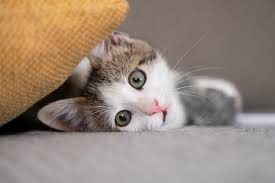
#> input picture image.png, 275 x 183 px, found by its file name
$ python selective_stylizer.py
#> lines starting #> are read from the running program, lines starting #| are printed output that depends on the picture; after the words box and inside, x2 and y2 are one past the last pixel; in counts of white or black regions, pixels touching at a corner belong together
# selective_stylizer.py
import cv2
import numpy as np
import argparse
import os

def apply_clahe_bgr(img):
    lab = cv2.cvtColor(img, cv2.COLOR_BGR2LAB)

    l, a, b = cv2.split(lab)
    clahe = cv2.createCLAHE(clipLimit=2.0, tileGridSize=(8,8))
    l2 = clahe.apply(l)
    lab2 = cv2.merge((l2, a, b))

    return cv2.cvtColor(lab2, cv2.COLOR_LAB2BGR)

def create_subject_mask(img, debug=False):
    h, w = img.shape[:2]
    gray = cv2.cvtColor(img, cv2.COLOR_BGR2GRAY)
    blur = cv2.GaussianBlur(gray, (7, 7), 0)
    _, th = cv2.threshold(blur, 0, 255, cv2.THRESH_BINARY + cv2.THRESH_OTSU)
    if np.sum(th == 255) < np.sum(th == 0):
        th = cv2.bitwise_not(th)
    kernel = cv2.getStructuringElement(cv2.MORPH_ELLIPSE, (15, 15))
    closed = cv2.morphologyEx(th, cv2.MORPH_CLOSE, kernel, iterations=2)
    opened = cv2.morphologyEx(closed, cv2.MORPH_OPEN, kernel, iterations=1)
    contours, _ = cv2.findContours(opened, cv2.RETR_EXTERNAL, cv2.CHAIN_APPROX_SIMPLE)
    mask = np.zeros((h, w), dtype=np.uint8)
    if contours:
        largest = max(contours, key=cv2.contourArea)
        cv2.drawContours(mask, [largest], -1, 255, -1)
    else:
        mask = opened
    kernel2 = cv2.getStructuringElement(cv2.MORPH_ELLIPSE, (25, 25))
    mask = cv2.dilate(mask, kernel2, iterations=1)
    mask_float = mask.astype(np.float32) / 255.0
    mask_blur = cv2.GaussianBlur(mask_float, (51, 51), 20)
    if debug:
        return mask, mask_blur
    return mask_blur

def stylize(img, alpha_mask, clahe_img, params):
    h, w = img.shape[:2]
    mask_uint8 = (alpha_mask * 255).astype(np.uint8)

    bilateral = cv2.bilateralFilter(img, d=params['bilateral_d'], sigmaColor=params['bilateral_sc'], sigmaSpace=params['bilateral_ss'])
    subject_smooth = cv2.bitwise_and(bilateral, bilateral, mask=mask_uint8)
    hsv = cv2.cvtColor(img, cv2.COLOR_BGR2HSV)
    h_ch, s_ch, v_ch = cv2.split(hsv)
    s_ch = (s_ch * params['bg_desat']).astype(np.uint8)
    hsv_desat = cv2.merge((h_ch, s_ch, v_ch))
    bg_desat = cv2.cvtColor(hsv_desat, cv2.COLOR_HSV2BGR)
    bg_blur = cv2.GaussianBlur(bg_desat, (params['bg_blur_k'], params['bg_blur_k']), params['bg_blur_sigma'])
    alpha_3c = np.dstack([alpha_mask]*3)
    composed = (subject_smooth.astype(np.float32) * alpha_3c + bg_blur.astype(np.float32) * (1.0 - alpha_3c)).astype(np.uint8)
    gray_enh = cv2.cvtColor(clahe_img, cv2.COLOR_BGR2GRAY)
    edges = cv2.Canny(gray_enh, params['canny_min'], params['canny_max'])
    if params['use_hough']:
        lines = cv2.HoughLinesP(edges, 1, np.pi/180, threshold=80, minLineLength=30, maxLineGap=10)
        if lines is not None:
            for x1, y1, x2, y2 in lines[:,0]:
                cv2.line(edges, (x1,y1), (x2,y2), 255, 1)
    kernel = cv2.getStructuringElement(cv2.MORPH_ELLIPSE, (3,3))
    edges_dil = cv2.dilate(edges, kernel, iterations=1)
    edges_subject = cv2.bitwise_and(edges_dil, mask_uint8)
    edges_col = cv2.cvtColor(edges_subject, cv2.COLOR_GRAY2BGR)
    edges_col = (edges_col // 255) * np.array(params['edge_color'], dtype=np.uint8)
    edge_mask_f = (edges_subject.astype(np.float32) / 255.0)[:,:,None]
    final = (composed.astype(np.float32) * (1.0 - edge_mask_f) + edges_col.astype(np.float32) * edge_mask_f).astype(np.uint8)
    final_hsv = cv2.cvtColor(final, cv2.COLOR_BGR2HSV).astype(np.float32)
    h2, s2, v2 = cv2.split(final_hsv)
    s2 = np.clip(s2 * (1.0 + params['subject_vibrance']), 0, 255)
    final_hsv = cv2.merge((h2, s2, v2)).astype(np.uint8)
    final_vibrant = cv2.cvtColor(final_hsv, cv2.COLOR_HSV2BGR)
    final_out = (subject_smooth.astype(np.float32) * alpha_3c + final_vibrant.astype(np.float32) * (1.0 - alpha_3c)).astype(np.uint8)
    return final_out, mask_uint8, edges_subject

def make_montage(original, mask_uint8, enhanced, final, max_width=1600):
    mask_color = cv2.addWeighted(original, 0.6, np.dstack([mask_uint8, np.zeros_like(mask_uint8), np.zeros_like(mask_uint8)]), 0.4, 0)
    h, w = original.shape[:2]
    imgs = [original, mask_color, enhanced, final]
    imgs_resized = [cv2.resize(im, (w, h)) for im in imgs]
    row = np.hstack(imgs_resized)
    if row.shape[1] > max_width:
        scale = max_width / row.shape[1]
        row = cv2.resize(row, (int(row.shape[1] * scale), int(row.shape[0] * scale)))
    return row

def parse_args():
    ap = argparse.ArgumentParser()
    ap.add_argument("--input", "-i", required=False, default="image.jpg", help="input image path")
    ap.add_argument("--output", "-o", required=False, default="stylized_result.jpg", help="output path")
    return vars(ap.parse_args())

def main():
    args = parse_args()
    img_path = r'C:\Users\musaq\OneDrive\Desktop\Intership - G35 Python\Intership - Training\OpenCV_MiniProject_09-09\image.png'
    out_path = args['output']
    if not os.path.exists(img_path):
        print(f"[ERROR] Input not found: {img_path}")
        return
    img = cv2.imread(img_path)
#> img is the input picture: shape (183, 275, 3); mean B, G, R 121.9, 134.3, 150.9
    if img is None:
        print("[ERROR] Could not read image.")
        return
    max_dim = 1200
    h, w = img.shape[:2]
#> h = 183; w = 275
    scale = 1.0
    if max(h, w) > max_dim:
        scale = max_dim / max(h, w)
        img = cv2.resize(img, (int(w*scale), int(h*scale)), interpolation=cv2.INTER_AREA)
    enhanced = apply_clahe_bgr(img)
#> in apply_clahe_bgr, `lab = cv2.cvtColor(img, cv2.COLOR_BGR2LAB)`: lab: shape (183, 275, 3); mean of channels 0, 1, 2 145.1, 132.8, 137.2
#> in apply_clahe_bgr, `l, a, b = cv2.split(lab)`:
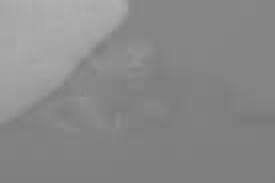
#> b: shape (183, 275); min 121, max 177, mean 137.2
#> in apply_clahe_bgr, `lab2 = cv2.merge((l2, a, b))`: lab2: shape (183, 275, 3); mean of channels 0, 1, 2 146.6, 132.8, 137.2
    alpha_mask = create_subject_mask(enhanced)
#> in create_subject_mask, `_, th = cv2.threshold(blur, 0, 255, cv2.THRESH_BINARY + cv2.THRESH_OTSU)`:
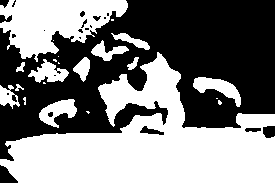
#> th: shape (183, 275); 50.1% white; 22 black regions (11 under 20 px), largest, box (x1, y1, x2, y2) and area: (0, 0, 275, 161) 24339, (0, 165, 18, 183) 196, (263, 126, 275, 138) 127
#> in create_subject_mask, `closed = cv2.morphologyEx(th, cv2.MORPH_CLOSE, kernel, iterations=2)`:
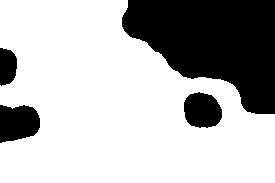
#> closed: shape (183, 275); 71.5% white; 4 black regions, box (x1, y1, x2, y2) and area: (122, 0, 275, 114) 11504, (0, 105, 40, 143) 1236, (184, 92, 222, 128) 1082, (0, 48, 17, 86) 532
#> in create_subject_mask, `opened = cv2.morphologyEx(closed, cv2.MORPH_OPEN, kernel, iterations=1)`: opened: shape (183, 275); 71.5% white; 4 black regions
#> in create_subject_mask, `contours, _ = cv2.findContours(opened, cv2.RETR_EXTERNAL, cv2.CHAIN_AP..`: contours = 1 contour; box (x1, y1, x2, y2) and area: (0, 0, 275, 183) 36587
#> in create_subject_mask, `largest = max(contours, key=cv2.contourArea)`: largest = contour of 155 points, box (x1, y1, x2, y2) (0, 0, 275, 183), area 36587
#> in create_subject_mask, `cv2.drawContours(mask, [largest], -1, 255, -1)`: mask: shape (183, 275); 73.6% white; 3 black regions, box (x1, y1, x2, y2) and area: (122, 0, 275, 114) 11508, (0, 105, 40, 143) 1237, (0, 48, 17, 86) 532
#> in create_subject_mask, `mask = cv2.dilate(mask, kernel2, iterations=1)`: mask: shape (183, 275); 81.6% white; 3 black regions, box (x1, y1, x2, y2) and area: (134, 0, 275, 102) 8969, (0, 117, 28, 131) 260, (0, 60, 5, 73) 55
    params = {
        'bilateral_d': 11,
        'bilateral_sc': 75,
        'bilateral_ss': 75,
        'bg_desat': 0.15,
        'bg_blur_k': 31,
        'bg_blur_sigma': 25,
        'canny_min': 80,
        'canny_max': 180,
        'use_hough': False,
        'edge_color': (10, 10, 10),
        'subject_vibrance': 0.18,
    }
    final, mask_uint8, edges_subject = stylize(img, alpha_mask, enhanced, params)
#> in stylize, `hsv = cv2.cvtColor(img, cv2.COLOR_BGR2HSV)`: hsv: shape (183, 275, 3); mean H, S, V 58.1, 52.1, 151.2
#> in stylize, `hsv_desat = cv2.merge((h_ch, s_ch, v_ch))`: hsv_desat: shape (183, 275, 3); mean H, S, V 58.1, 7.3, 151.2
#> in stylize, `edges = cv2.Canny(gray_enh, params['canny_min'], params['canny_max'])`: edges: shape (183, 275); 14.6% white in thin lines or dots, all inside (x1, y1, x2, y2) = (0, 0, 275, 144)
#> in stylize, `edges_dil = cv2.dilate(edges, kernel, iterations=1)`: edges_dil: shape (183, 275); 36.7% white; 3 white regions (1 under 20 px), largest, box (x1, y1, x2, y2) and area: (0, 0, 275, 145) 18418, (27, 134, 48, 138) 59
#> in stylize, `edges_col = (edges_col // 255) * np.array(params['edge_color'], dtype=..`: edges_col: shape (183, 275, 3); values 0 (black) and 10 (white), 24.6% white; 5 white regions (3 under 20 px), largest, box (x1, y1, x2, y2) and area: (22, 0, 275, 145) 11882, (0, 0, 25, 35) 458
#> in stylize, `s2 = np.clip(s2 * (1.0 + params['subject_vibrance']), 0, 255)`:
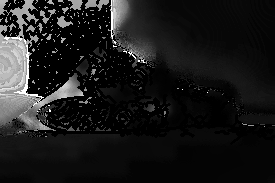
#> s2: shape (183, 275) float32; min 0, max 255, mean 27.3
#> in stylize, `final_hsv = cv2.merge((h2, s2, v2)).astype(np.uint8)`:
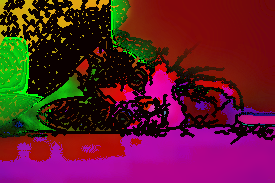
#> final_hsv: shape (183, 275, 3); mean B, G, R 45.1, 26.9, 98
    cv2.imwrite(out_path, final)
    print(f"[OK] Saved stylized output to: {out_path}")
    montage = make_montage(img, mask_uint8, enhanced, final)
#> in make_montage, `mask_color = cv2.addWeighted(original, 0.6, np.dstack([mask_uint8, np...`:
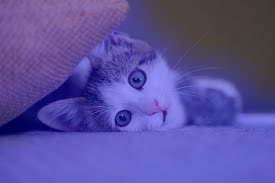
#> mask_color: shape (183, 275, 3); mean B, G, R 156.2, 80.6, 90.5
#> in make_montage, `imgs_resized = [cv2.resize(im, (w, h)) for im in imgs]`: imgs_resized = 4 items
#> in make_montage, `row = np.hstack(imgs_resized)`:
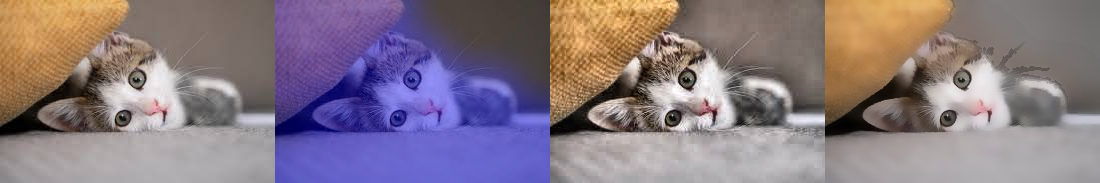
#> row: shape (183, 1100, 3); mean of channels 0, 1, 2 131.2, 121.5, 136; drawn as B, G, R
    cv2.imshow("Original | Mask preview | Enhanced | Final", montage)
    cv2.waitKey(0)
    cv2.destroyAllWindows()

if __name__ == "__main__":
    main()
